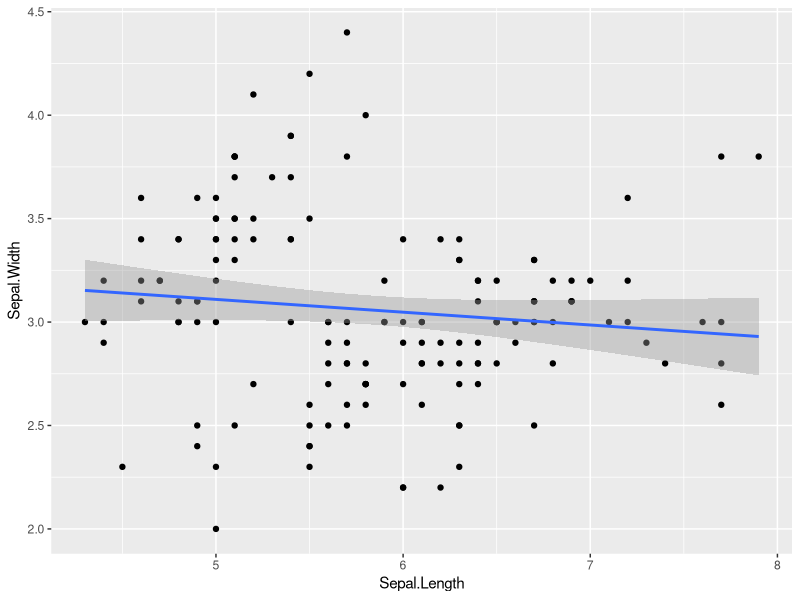
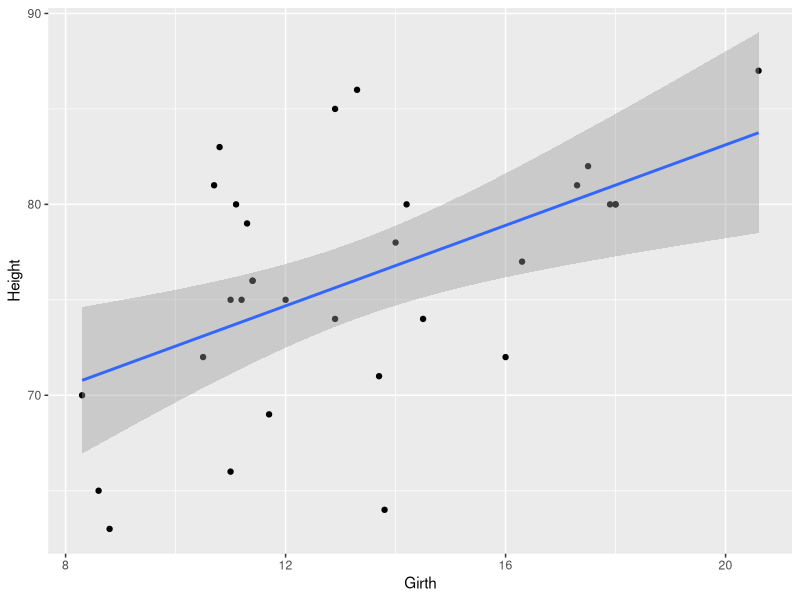

Reproduce these figures in R, in order.
data()
View(iris)
names(iris)
nrow(iris)
head(iris)
ncol(iris)


install.packages("writexl")
library("writexl")
write_xlsx(iris,path="I:\\R\\Test1\\R with Aammar\\iris.xlsx")



library(ggplot2)
ggplot(iris,aes(Sepal.Length
,Sepal.Width
))+geom_point()+geom_smooth(method="lm")

View(trees)

ggplot(trees,aes(Girth,Height))+geom_point()+geom_smooth(method="lm")


